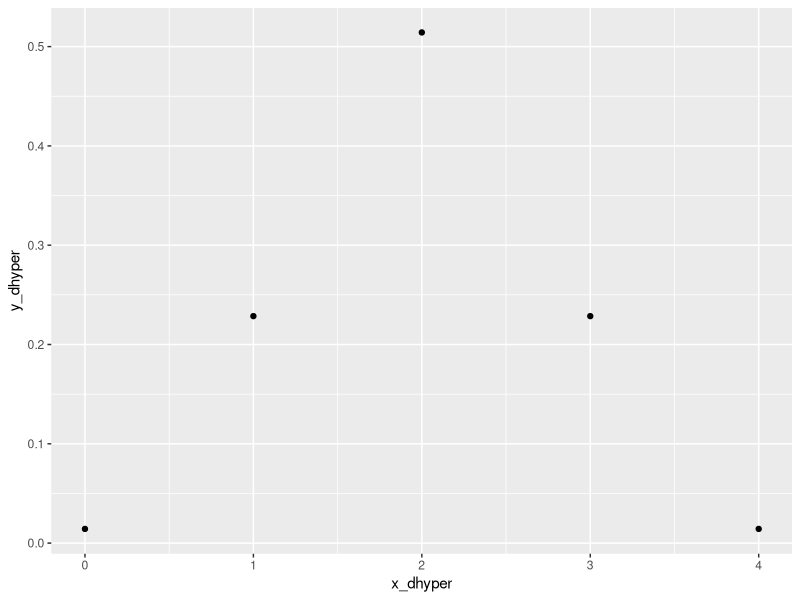
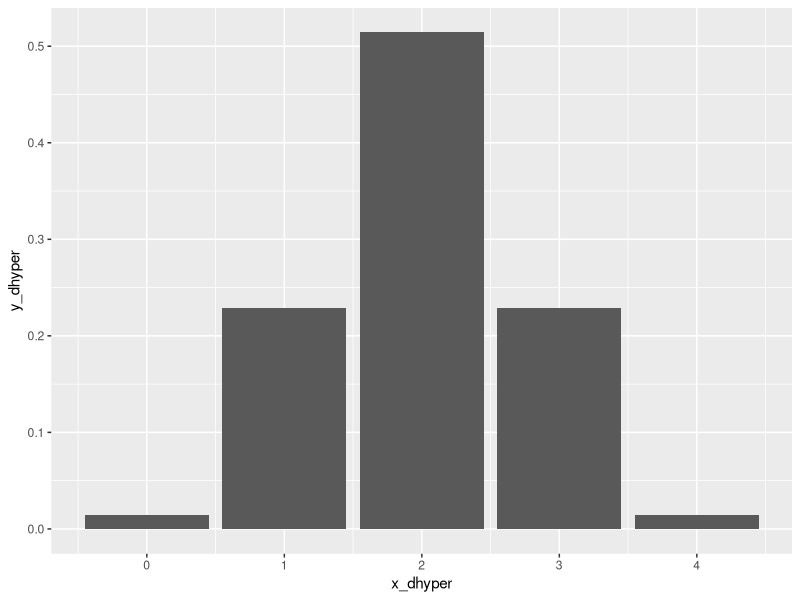
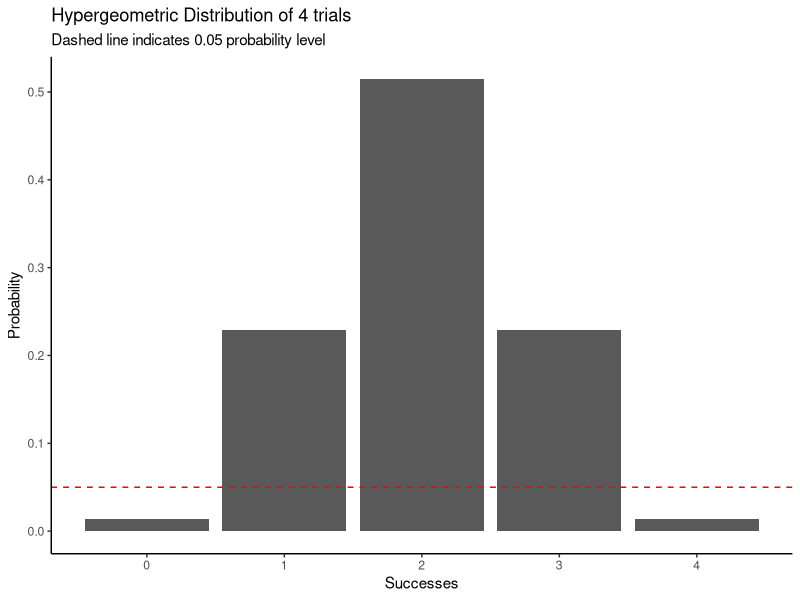
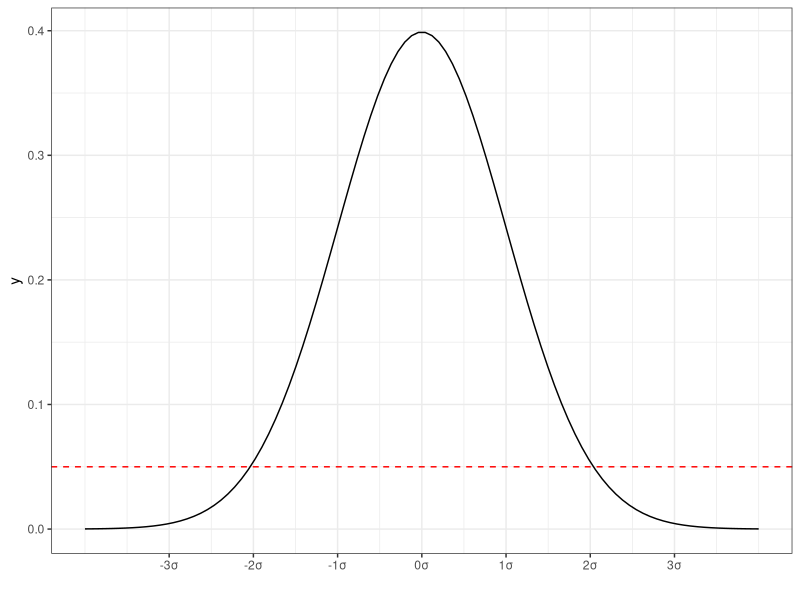
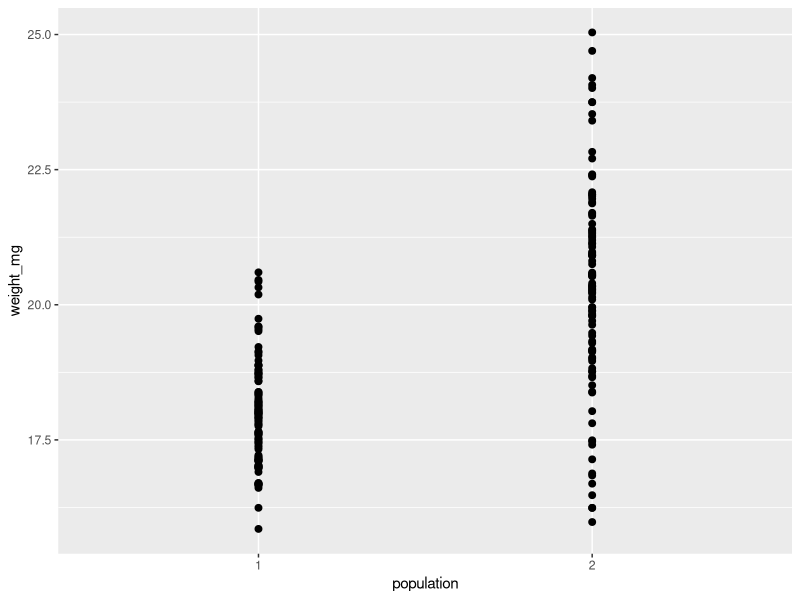
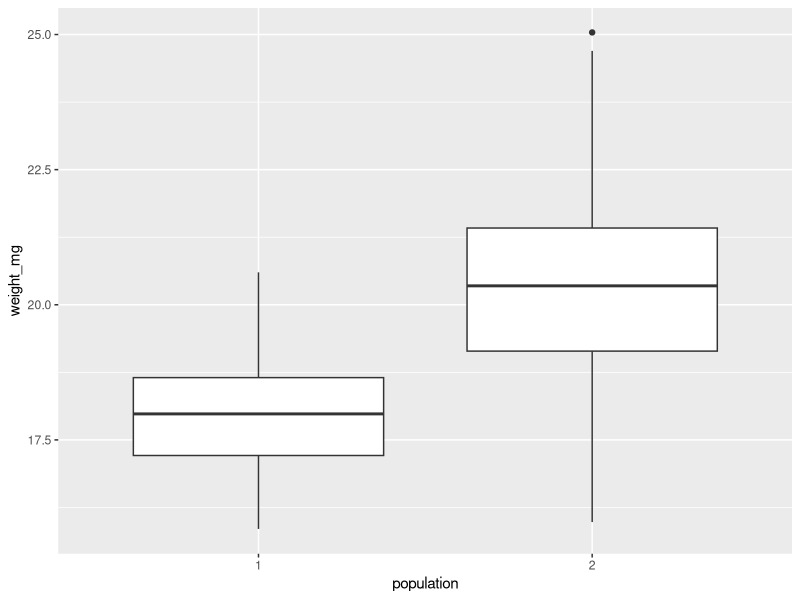

Reproduce these figures in R, in order.
## ---- chunk 1
if (!require('tidyverse')) install.packages('tidyverse')
if (!require('ggplot2')) install.packages('ggplot2')

library(tidyverse)
library(ggplot2)
library(pwr)
library(car)
library(MASS)
library(lmtest)
library(tseries)
library(ggfortify)

setwd(dirname(rstudioapi::getActiveDocumentContext()$path))
getwd()

knitr::opts_chunk$set(echo = TRUE)
## ---- chunk 2

# Create vector of 0-4 sucesses
x_dhyper <- seq(0, 4, by = 1)

# Apply dhyper function
# m = number of "successes" (milk-first)
# n = number of "failures" (tea-first)
# k = number of "draws" (choice of teacups prepared milk-first)

y_dhyper <- dhyper(x_dhyper, m = 4, n = 4, k = 4)   

# Make a dataframe
hg_df <- tibble(x_dhyper,y_dhyper)
hg_df

## Plot dhyper values

# basic plot
hypergeometric <- hg_df |>
  ggplot(aes(x = x_dhyper, y = y_dhyper)
         ) +
           geom_point()
hypergeometric

# barplot
hypergeometric <- hg_df |>
  ggplot(aes(x = x_dhyper, y = y_dhyper)
  ) +
  geom_bar(stat = "identity")
hypergeometric

#better barplot
hypergeometric <- hg_df |>
  ggplot(aes(x = x_dhyper, y = y_dhyper)
  ) +
  geom_bar(stat = "identity") +
  geom_hline(yintercept = 0.05, linetype = "dashed", color = "red") +
  labs(
    title = "Hypergeometric Distribution of 4 trials",
    subtitle = "Dashed line indicates 0.05 probability level"
  ) +
  xlab("Successes") +
  ylab("Probability") +
  theme_classic()
hypergeometric
## ---- chunk 3
#Create a sequence of 100 equally spaced numbers between -4 and 4
x <- seq(-4, 4, length=100)

#create a vector of values that shows the height of the probability distribution
#for each value in x
y <- dnorm(x, mean = 0, sd = 1)

#plot x and y

norm_df <- tibble(x,y)

norm_dist <- norm_df |>
  ggplot(
    aes(x=x, y=y)
  ) +
  geom_line() +
  geom_hline(yintercept = 0.05, linetype = "dashed", color = "red") +
  scale_x_continuous(name = "",
                     breaks = c(-3, -2, -1, 0, 1, 2, 3), 
                     labels = paste0(seq(-3,3,1), "\u03c3")
                     ) +
  theme_bw()
norm_dist

#generate a tibble of normally distributed tick weights (2 populations)
tick_df <- tibble(
  pop1 = rnorm(100,18.2,1),
  pop2 = rnorm(100,20.2,2)
)

#tick_df isn't tidy...

tickwts <- tick_df |> 
  pivot_longer(
    everything(),
    names_to = "population",
    values_to = "weight_mg"
  ) |>
  mutate(population = case_when(population == "pop1" ~ "1",
                                population == "pop2" ~ "2")
         ) |>
  arrange(population)

#box and scatter plots of population weights

tickplot <- tickwts |>
  ggplot(aes(x=population,
             y=weight_mg)) +
  geom_point(size = 2) 
tickplot

tickplot <- tickwts |>
  ggplot(aes(x=population,
             y=weight_mg)) +
  geom_boxplot()
tickplot
